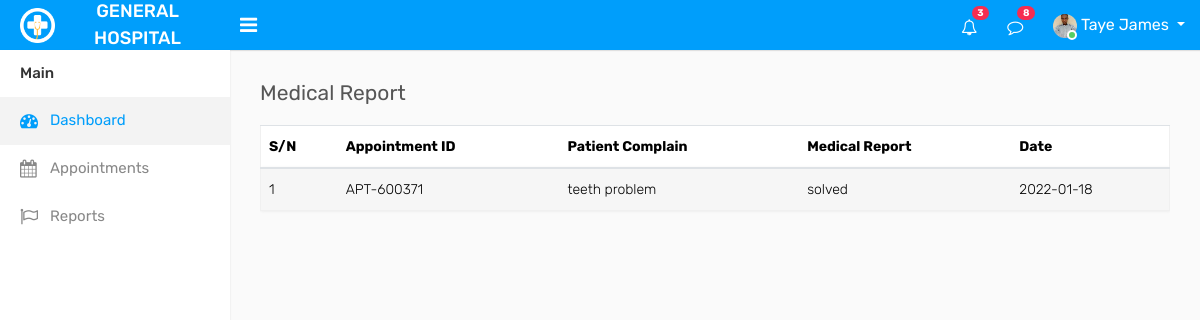
/dashboard/reports.php (signed in), run on the app's committed database.
### tables this page shows
CREATE TABLE `reports` (
  `id` int(11) NOT NULL,
  `apt` varchar(50) NOT NULL,
  `uid` varchar(20) NOT NULL,
  `staff` varchar(20) NOT NULL,
  `complaint` text NOT NULL,
  `report` text NOT NULL,
  `datee` varchar(50) NOT NULL
);

### dashboard/reports.php (the view, shortened to what this page needs)
<?php include 'header.php'; ?>
<?php include 'sidebar.php'; ?>
        <div class="page-wrapper">
            <div class="content">
                <div class="row">
                    <div class="col-sm-4 col-3">
                        <h4 class="page-title">Medical Report</h4>
                    </div>
                </div>
				<div class="row">
					<div class="col-md-12">
						<div class="table-responsive">
<?php
$sn = 0;
include '../dbconnect.php';
	if ($username == "admin") {
		$sql = $con->query("SELECT * FROM reports");
			if ($sql->num_rows > 0) {
				echo "					<table class=\"table table-striped custom-table\">
											<thead>
												<tr>
													<th>S/N</th>
													<th>Appointment ID</th>
													<th>Patient Complain</th>
													<th>Medical Report</th>
													<th>Date</th>
												</tr>
											</thead>
											<tbody>";
				while ($row = $sql->fetch_assoc()) {
					$apt = $row['apt'];
					$datee = $row['datee'];
					$complain = $row['complaint'];
					$reports = $row['report'];
					$sn += 1;
					echo "						<tr>
													<td>$sn</td>
													<td>$apt</td>
													<td>$complain</td>
													<td>$reports</td>
													<td>$datee</td>
												</tr>";
				}
				echo "						</tbody>
							</table>";
			}
	}
	else {
		$sql = $con->query("SELECT * FROM reports WHERE staff = '$user'");
			if ($sql->num_rows > 0) {
				echo "					<table class=\"table table-striped custom-table\">
											<thead>
												<tr>
													<th>S/N</th>
													<th>Appointment ID</th>
													<th>Patient Complain</th>
													<th>Medical Report</th>
													<th>Date</th>
												</tr>
											</thead>
											<tbody>";
				while ($row = $sql->fetch_assoc()) {
					$apt = $row['apt'];
					$datee = $row['datee'];
					$complain = $row['complaint'];
					$reports = $row['report'];
					$sn += 1;
					echo "						<tr>
													<td>$sn</td>
													<td>$apt</td>
													<td>$complain</td>
													<td>$reports</td>
													<td>$datee</td>
												</tr>";
				}
				echo "						</tbody>
							</table>";
			}
	}
?>
						</div>
					</div>
                </div>
            </div>
		</div>
    </div>
</body>
</html>

### data on the page
reports: apt "APT-600371", complaint "teeth problem", report "solved", datee "2022-01-18"

### other printed values
$fullname "Taye James"
